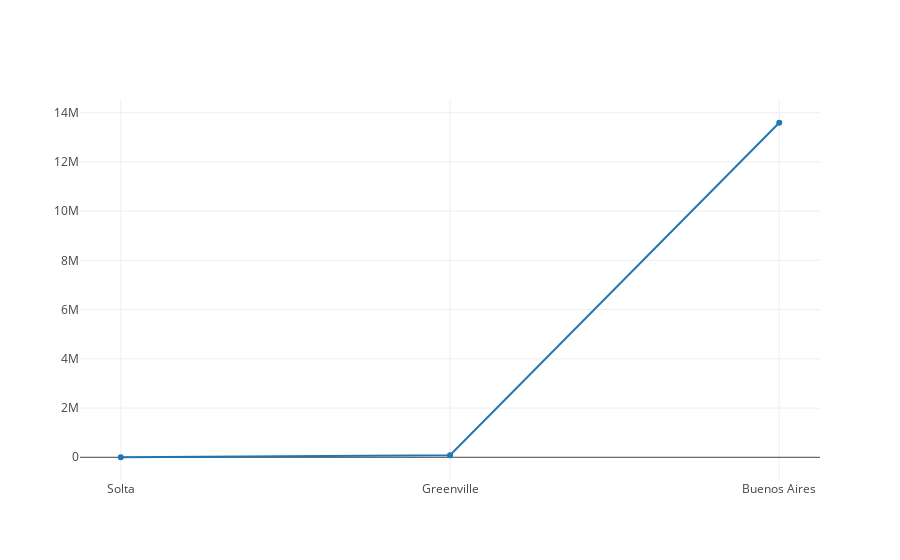

The code cell stored with this chart in its notebook:
### Markdown cell above
Now let's plot our data.

### Code cell
trace_first_three_pops = {'x': x_values, 'y': y_values}


plotly.offline.iplot([trace_first_three_pops])

### Figure 1 — Plotly figure (JSON) as saved in the notebook; plotly's stock layout.template omitted (floating-point values rounded to 4 significant figures)
{"data": [{"x": ["Solta", "Greenville", "Buenos Aires"], "y": [1700, 84554, 13591863]}], "layout": {}}
